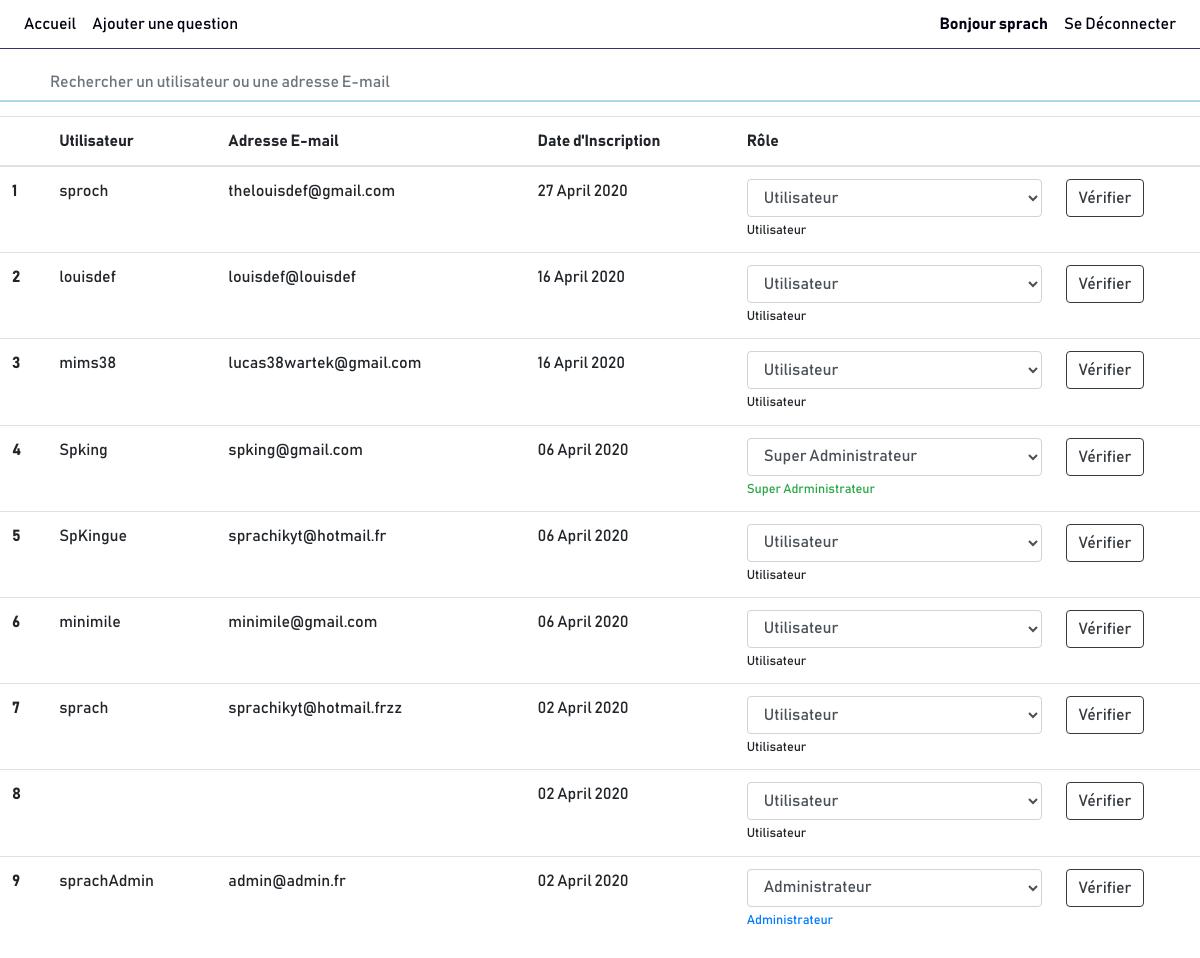
The page /superAdmin.php (signed in) on the database its author committed.
### tables this page shows
CREATE TABLE `connexion` (
  `id` int(10) NOT NULL,
  `pseudo` varchar(20) NOT NULL,
  `pass` varchar(100) NOT NULL,
  `email` varchar(50) NOT NULL,
  `date_inscription` date NOT NULL,
  `role` varchar(20) NOT NULL DEFAULT 'utilisateur',
  `reset` varchar(10) NOT NULL DEFAULT 'false'
);

### superAdmin.php (the view, shortened to what this page needs)
<?php
require("header.php");
?>
<section id="noGame">
	<input type="text" id="searchBar" onkeyup="myFunction()" placeholder="Rechercher un utilisateur ou une adresse E-mail" class="form-control mt-2 mb-5">
	<table class="table" id="table">
		<thead>
			<tr>
				<th scope="col"></th>
				<th scope="col">Utilisateur</th>
				<th scope="col">Adresse E-mail</th>
				<th scope="col">Date d'Inscription</th>
				<th scope="col">Rôle</th>
				<th scope="col"></th>
			</tr>
		</thead>
		<tbody>
			<?php
			$count = 0;
			$result= $BDD->query('SELECT * from connexion ORDER by date_inscription DESC');
			while ($donnees = $result->fetch())
			{
				$count = $count + 1;
				$originalDate = $donnees['date_inscription'];
				$timestamp = strtotime($originalDate);
				$newDate = date("d F Y", $timestamp);
				?>
				<tr id="<?php echo $donnees['id'];?>">
					<form action="superAdmin.php" method="post" accept-charset="utf-8">
						<div class="form-group">
							<th scope="row"><?php echo $count;?></th>
							<td>
								<p><?php echo $donnees['pseudo'];?></p>
							</td>
							<td>
								<p><?php echo $donnees['email'];?></p>
							</td>
							<td>
								<p><?php echo $newDate;?></p>
							</td>
							<td>
								<?php
								if (html_entity_decode(htmlspecialchars_decode($donnees['role']))=="utilisateur") {
									?>
									<select class="form-control" name="role">
										<option value="utilisateur" selected>Utilisateur</option>
									</select>
									<small class="form-text">Utilisateur</small>
									<?php
								}elseif (html_entity_decode(htmlspecialchars_decode($donnees['role']))=="admin") {
									?>
									<select class="form-control" name="role">
										<option value="admin" selected>Administrateur</option>
									</select>
									<small class="form-text text-primary">Administrateur</small>
									<?php
								}
								elseif (html_entity_decode(htmlspecialchars_decode($donnees['role']))=="superadmin") {
									?>
									<select class="form-control" name="role">
										<option value="superadmin" selected>Super Administrateur</option>
									</select>
									<small class="form-text text-success">Super Adrministrateur</small>
									<?php
								}?>
							</td>
							<td>
								<button type="submit" name="verif" class="btn btn-outline-dark" value="<?php echo $donnees['id'];?>">Vérifier</button>
							</td>
						</div>
					</form>
				</tr>
				<?php
			}
			?>
		</tbody>
	</table>
</section>
<?php
require('footer.php');
?>

### css/style.css (style rules this page uses)
html { overflow-x : hidden; }
body { font-family: Bahnschrift; overflow-x : hidden; }
#noGame { padding-top: 100px; }
#noGame .btn { font-size: 1rem!important; }
#searchBar { position: fixed; top: 56px; border: 0; border-bottom: solid 2px lightblue; border-radius: 0; padding-left: 50px; z-index: 1; animation: degrade 3s ease-in-out alternate infinite; }
@media (min-width: 1000px) { html { min-height: 100%; height: initial; } }
@media (min-width: 1000px) { label, #home p, input, #rep p { font-size: 1rem!important; } }
@media (min-width: 1000px) { .btn { border-radius: 0.25rem!important; padding: 0.375rem 0.75rem!important; font-size: 2rem!important; } }

### rows shown on the page
connexion: pseudo "sproch", email "thelouisdef@gmail.com", date_inscription "27 April 2020", $donnees['id'] 10 (drawn)
connexion: pseudo "louisdef", email "louisdef@louisdef", date_inscription "16 April 2020", $donnees['id'] 8 (drawn)
connexion: pseudo "mims38", email "lucas38wartek@gmail.com", date_inscription "16 April 2020", $donnees['id'] 9 (drawn)
connexion: pseudo "Spking", email "spking@gmail.com", date_inscription "06 April 2020", $donnees['id'] 5 (drawn)
connexion: pseudo "SpKingue", email "sprachikyt@hotmail.fr", date_inscription "06 April 2020", $donnees['id'] 6 (drawn)
connexion: pseudo "minimile", email "minimile@gmail.com", date_inscription "06 April 2020", $donnees['id'] 7 (drawn)
connexion: pseudo "sprach", email "sprachikyt@hotmail.frzz", date_inscription "02 April 2020", $donnees['id'] 3 (drawn)
connexion: date_inscription "02 April 2020", $donnees['id'] 1 (drawn)
connexion: pseudo "sprachAdmin", email "admin@admin.fr", date_inscription "02 April 2020", $donnees['id'] 4 (drawn)

### other values the page prints
$_SESSION['pseudo'] "sprach"
